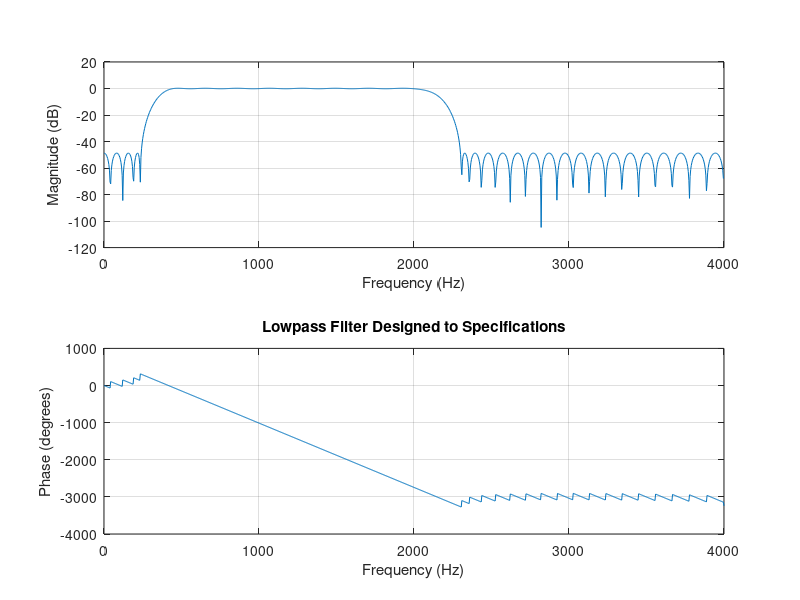

This chart was generated by the following MATLAB code:
rp = 0.4;           % Passband ripple
rs = 48;          % Stopband ripple
fs = 8000;        % Sampling frequency
f = [240 440 2000 2300];    % Cutoff frequencies
a = [0 1 0];        % Desired amplitudes
% Compute deviations
dev = [10^(-rs/20) (10^(rp/20)-1)/(10^(rp/20)+1)  10^(-rs/20)]
[n,fo,ao,w] = firpmord(f,a,dev,fs)
b = firpm(n,fo,ao,w);
freqz(b,1,1024,fs);
title('Lowpass Filter Designed to Specifications');

% f = [.03 .055 .25 .30625]; % these correspond to the different frequencies in proportion to the nyquist plot